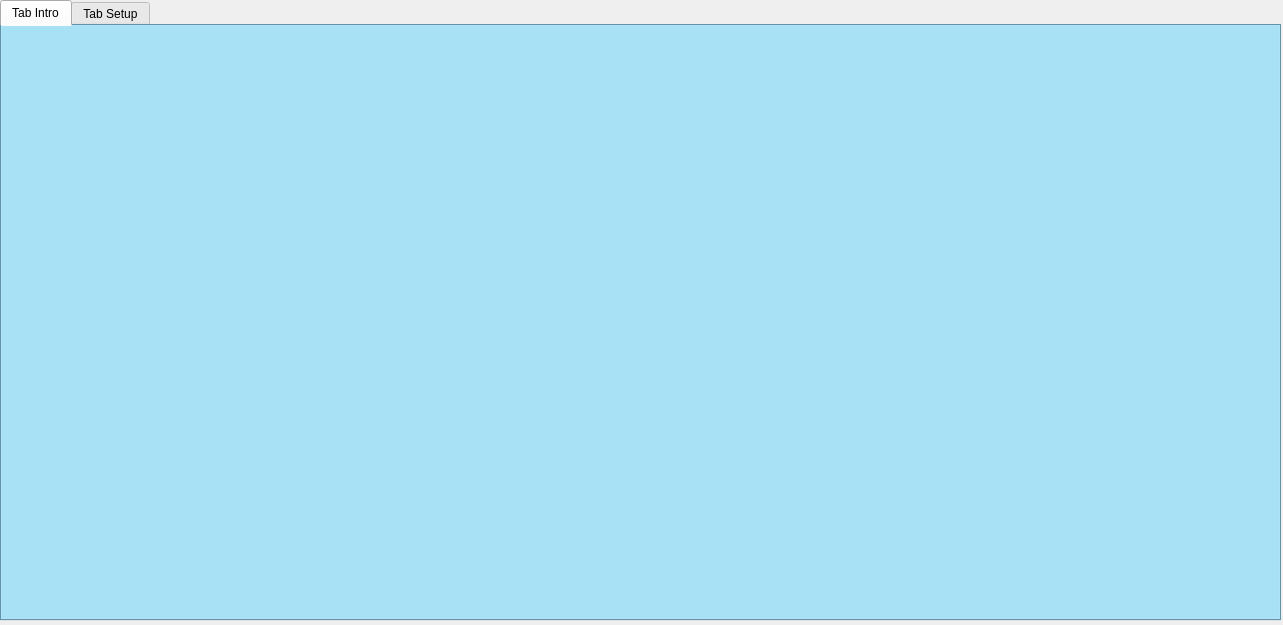
<?xml version="1.0" encoding="UTF-8"?>
<ui version="4.0">
 <class>MainWindow</class>
 <widget class="QMainWindow" name="MainWindow">
  <property name="geometry">
   <rect>
    <x>0</x>
    <y>0</y>
    <width>1283</width>
    <height>625</height>
   </rect>
  </property>
  <property name="windowTitle">
   <string>MainWindow</string>
  </property>
  <property name="layoutDirection">
   <enum>Qt::LeftToRight</enum>
  </property>
  <property name="styleSheet">
   <string notr="true"/>
  </property>
  <property name="unifiedTitleAndToolBarOnMac">
   <bool>false</bool>
  </property>
  <widget class="QWidget" name="centralwidget">
   <widget class="QTabWidget" name="tabWidget">
    <property name="enabled">
     <bool>true</bool>
    </property>
    <property name="geometry">
     <rect>
      <x>0</x>
      <y>0</y>
      <width>1281</width>
      <height>621</height>
     </rect>
    </property>
    <property name="layoutDirection">
     <enum>Qt::LeftToRight</enum>
    </property>
    <property name="styleSheet">
     <string notr="true">QTabWidget{
background-color: #87ceeb;
}</string>
    </property>
    <property name="currentIndex">
     <number>0</number>
    </property>
    <widget class="QWidget" name="tabIntro">
     <attribute name="title">
      <string>Tab Intro</string>
     </attribute>
     <widget class="QLabel" name="label">
      <property name="geometry">
       <rect>
        <x>12</x>
        <y>0</y>
        <width>1251</width>
        <height>591</height>
       </rect>
      </property>
      <property name="text">
       <string/>
      </property>
      <property name="pixmap">
       <pixmap>start3.png</pixmap>
      </property>
     </widget>
    </widget>
    <widget class="QWidget" name="tabExe">
     <attribute name="title">
      <string>Tab Setup</string>
     </attribute>
     <widget class="QGroupBox" name="groupBox_control_2">
      <property name="geometry">
       <rect>
        <x>0</x>
        <y>0</y>
        <width>261</width>
        <height>431</height>
       </rect>
      </property>
      <property name="font">
       <font>
        <pointsize>12</pointsize>
        <weight>50</weight>
        <bold>false</bold>
       </font>
      </property>
      <property name="title">
       <string>SETUP COM PORT</string>
      </property>
      <property name="alignment">
       <set>Qt::AlignCenter</set>
      </property>
      <widget class="QPushButton" name="pushButton_connect">
       <property name="geometry">
        <rect>
         <x>10</x>
         <y>380</y>
         <width>101</width>
         <height>41</height>
        </rect>
       </property>
       <property name="font">
        <font>
         <pointsize>12</pointsize>
         <weight>50</weight>
         <bold>false</bold>
        </font>
       </property>
       <property name="styleSheet">
        <string notr="true">QPushButton{
border-radius: 10px;
background-color: #ffa500;
}

QPushButton:pressed {
    padding-top: 5px;
    padding-left: 5px;
}
</string>
       </property>
       <property name="text">
        <string>Connect</string>
       </property>
       <property name="autoDefault">
        <bool>false</bool>
       </property>
       <property name="default">
        <bool>false</bool>
       </property>
       <property name="flat">
        <bool>false</bool>
       </property>
      </widget>
      <widget class="QPushButton" name="pushButton_disconnect">
       <property name="geometry">
        <rect>
         <x>140</x>
         <y>380</y>
         <width>111</width>
         <height>41</height>
        </rect>
       </property>
       <property name="font">
        <font>
         <pointsize>12</pointsize>
         <weight>50</weight>
         <bold>false</bold>
        </font>
       </property>
       <property name="styleSheet">
        <string notr="true">QPushButton{
border-radius: 10px;
background-color: #ff4500;
}

QPushButton:pressed {
    padding-top: 5px;
    padding-left: 5px;
}
</string>
       </property>
       <property name="text">
        <string>Disconnect</string>
       </property>
       <property name="flat">
        <bool>false</bool>
       </property>
      </widget>
      <widget class="QLabel" name="label_15">
       <property name="geometry">
        <rect>
         <x>20</x>
         <y>50</y>
         <width>101</width>
         <height>16</height>
        </rect>
       </property>
       <property name="font">
        <font>
         <pointsize>12</pointsize>
        </font>
       </property>
       <property name="text">
        <string>Com Port</string>
       </property>
      </widget>
      <widget class="QComboBox" name="comboBox_comPort">
       <property name="geometry">
        <rect>
         <x>130</x>
         <y>40</y>
         <width>121</width>
         <height>41</height>
        </rect>
       </property>
       <property name="font">
        <font>
         <pointsize>12</pointsize>
        </font>
       </property>
       <property name="styleSheet">
        <string notr="true"/>
       </property>
      </widget>
      <widget class="QLabel" name="label_16">
       <property name="geometry">
        <rect>
         <x>20</x>
         <y>110</y>
         <width>101</width>
         <height>16</height>
        </rect>
       </property>
       <property name="font">
        <font>
         <pointsize>12</pointsize>
        </font>
       </property>
       <property name="text">
        <string>Baud Rate</string>
       </property>
      </widget>
      <widget class="QComboBox" name="comboBox_baudRate">
       <property name="geometry">
        <rect>
         <x>130</x>
         <y>100</y>
         <width>121</width>
         <height>41</height>
        </rect>
       </property>
       <property name="font">
        <font>
         <pointsize>12</pointsize>
        </font>
       </property>
       <property name="styleSheet">
        <string notr="true"/>
       </property>
       <property name="editable">
        <bool>false</bool>
       </property>
       <item>
        <property name="text">
         <string>4800 </string>
        </property>
       </item>
       <item>
        <property name="text">
         <string>9600</string>
        </property>
       </item>
       <item>
        <property name="text">
         <string>14400 </string>
        </property>
       </item>
       <item>
        <property name="text">
         <string>19200</string>
        </property>
       </item>
       <item>
        <property name="text">
         <string>115200</string>
        </property>
       </item>
      </widget>
      <widget class="QLabel" name="label_17">
       <property name="geometry">
        <rect>
         <x>20</x>
         <y>340</y>
         <width>101</width>
         <height>16</height>
        </rect>
       </property>
       <property name="font">
        <font>
         <pointsize>12</pointsize>
        </font>
       </property>
       <property name="text">
        <string>State</string>
       </property>
      </widget>
      <widget class="QLabel" name="label_state">
       <property name="geometry">
        <rect>
         <x>170</x>
         <y>340</y>
         <width>51</width>
         <height>16</height>
        </rect>
       </property>
       <property name="font">
        <font>
         <pointsize>12</pointsize>
         <weight>50</weight>
         <bold>false</bold>
        </font>
       </property>
       <property name="text">
        <string>OFF</string>
       </property>
      </widget>
      <widget class="QComboBox" name="comboBox_dataBits">
       <property name="geometry">
        <rect>
         <x>130</x>
         <y>160</y>
         <width>121</width>
         <height>41</height>
        </rect>
       </property>
       <property name="font">
        <font>
         <pointsize>12</pointsize>
        </font>
       </property>
       <property name="editable">
        <bool>false</bool>
       </property>
       <item>
        <property name="text">
         <string>5</string>
        </property>
       </item>
       <item>
        <property name="text">
         <string>6</string>
        </property>
       </item>
       <item>
        <property name="text">
         <string>7</string>
        </property>
       </item>
       <item>
        <property name="text">
         <string>8</string>
        </property>
       </item>
      </widget>
      <widget class="QLabel" name="label_18">
       <property name="geometry">
        <rect>
         <x>20</x>
         <y>170</y>
         <width>101</width>
         <height>16</height>
        </rect>
       </property>
       <property name="font">
        <font>
         <pointsize>12</pointsize>
        </font>
       </property>
       <property name="text">
        <string>Data Size</string>
       </property>
      </widget>
      <widget class="QLabel" name="label_29">
       <property name="geometry">
        <rect>
         <x>20</x>
         <y>220</y>
         <width>101</width>
         <height>31</height>
        </rect>
       </property>
       <property name="font">
        <font>
         <pointsize>12</pointsize>
        </font>
       </property>
       <property name="text">
        <string>Parity</string>
       </property>
      </widget>
      <widget class="QComboBox" name="comboBox_parity">
       <property name="geometry">
        <rect>
         <x>130</x>
         <y>220</y>
         <width>121</width>
         <height>41</height>
        </rect>
       </property>
       <property name="font">
        <font>
         <pointsize>12</pointsize>
        </font>
       </property>
       <property name="editable">
        <bool>false</bool>
       </property>
       <item>
        <property name="text">
         <string>None</string>
        </property>
       </item>
       <item>
        <property name="text">
         <string>Even</string>
        </property>
       </item>
       <item>
        <property name="text">
         <string>Odd</string>
        </property>
       </item>
      </widget>
      <widget class="QLabel" name="label_30">
       <property name="geometry">
        <rect>
         <x>20</x>
         <y>280</y>
         <width>101</width>
         <height>31</height>
        </rect>
       </property>
       <property name="font">
        <font>
         <pointsize>12</pointsize>
        </font>
       </property>
       <property name="text">
        <string>Stop Bits</string>
       </property>
      </widget>
      <widget class="QComboBox" name="comboBox_stopBits">
       <property name="geometry">
        <rect>
         <x>130</x>
         <y>280</y>
         <width>121</width>
         <height>41</height>
        </rect>
       </property>
       <property name="font">
        <font>
         <pointsize>12</pointsize>
        </font>
       </property>
       <property name="editable">
        <bool>false</bool>
       </property>
       <item>
        <property name="text">
         <string>1</string>
        </property>
       </item>
       <item>
        <property name="text">
         <string>1.5</string>
        </property>
       </item>
       <item>
        <property name="text">
         <string>2</string>
        </property>
       </item>
      </widget>
     </widget>
     <widget class="QGroupBox" name="groupBox_control">
      <property name="geometry">
       <rect>
        <x>0</x>
        <y>440</y>
        <width>261</width>
        <height>151</height>
       </rect>
      </property>
      <property name="font">
       <font>
        <pointsize>12</pointsize>
       </font>
      </property>
      <property name="title">
       <string>CONTROL</string>
      </property>
      <property name="alignment">
       <set>Qt::AlignCenter</set>
      </property>
      <widget class="QPushButton" name="pushButton_run">
       <property name="geometry">
        <rect>
         <x>10</x>
         <y>40</y>
         <width>101</width>
         <height>41</height>
        </rect>
       </property>
       <property name="font">
        <font>
         <pointsize>12</pointsize>
        </font>
       </property>
       <property name="styleSheet">
        <string notr="true">QPushButton{
border-radius: 10px;
background-color: #00ffff;
}

QPushButton:pressed {
    padding-top: 5px;
    padding-left: 5px;
}
</string>
       </property>
       <property name="text">
        <string>RUN</string>
       </property>
       <property name="flat">
        <bool>false</bool>
       </property>
      </widget>
      <widget class="QPushButton" name="pushButton_stop">
       <property name="geometry">
        <rect>
         <x>150</x>
         <y>40</y>
         <width>101</width>
         <height>41</height>
        </rect>
       </property>
       <property name="font">
        <font>
         <pointsize>12</pointsize>
        </font>
       </property>
       <property name="styleSheet">
        <string notr="true">
QPushButton{
border-radius: 10px;
background-color: #00ffff;
}

QPushButton:pressed {
    padding-top: 5px;
    padding-left: 5px;
}
</string>
       </property>
       <property name="text">
        <string>STOP</string>
       </property>
      </widget>
      <widget class="QPushButton" name="pushButton_setHome">
       <property name="geometry">
        <rect>
         <x>10</x>
         <y>100</y>
         <width>101</width>
         <height>41</height>
        </rect>
       </property>
       <property name="font">
        <font>
         <pointsize>12</pointsize>
        </font>
       </property>
       <property name="styleSheet">
        <string notr="true">
QPushButton{
border-radius: 10px;
background-color: #00ffff;
}

QPushButton:pressed {
    padding-top: 5px;
    padding-left: 5px;
}
</string>
       </property>
       <property name="text">
        <string>SET HOME</string>
       </property>
      </widget>
      <widget class="QPushButton" name="pushButton_reset">
       <property name="geometry">
        <rect>
         <x>150</x>
         <y>100</y>
         <width>101</width>
         <height>41</height>
        </rect>
       </property>
       <property name="font">
        <font>
         <pointsize>12</pointsize>
        </font>
       </property>
       <property name="styleSheet">
        <string notr="true">
QPushButton{
border-radius: 10px;
background-color: #00ffff;
}

QPushButton:pressed {
    padding-top: 5px;
    padding-left: 5px;
}
</string>
       </property>
       <property name="text">
        <string>RESET</string>
       </property>
      </widget>
     </widget>
     <widget class="QGroupBox" name="groupBox_FK_3">
      <property name="enabled">
       <bool>true</bool>
      </property>
      <property name="geometry">
       <rect>
        <x>270</x>
        <y>0</y>
        <width>491</width>
        <height>91</height>
       </rect>
      </property>
      <property name="maximumSize">
       <size>
        <width>16777210</width>
        <height>16777210</height>
       </size>
      </property>
      <property name="font">
       <font>
        <pointsize>12</pointsize>
        <weight>50</weight>
        <bold>false</bold>
       </font>
      </property>
      <property name="layoutDirection">
       <enum>Qt::LeftToRight</enum>
      </property>
      <property name="title">
       <string>Data Details</string>
      </property>
      <property name="alignment">
       <set>Qt::AlignCenter</set>
      </property>
      <property name="flat">
       <bool>false</bool>
      </property>
      <property name="checkable">
       <bool>false</bool>
      </property>
      <widget class="QLineEdit" name="lineEdit_sent_data">
       <property name="geometry">
        <rect>
         <x>110</x>
         <y>40</y>
         <width>231</width>
         <height>31</height>
        </rect>
       </property>
       <property name="font">
        <font>
         <pointsize>12</pointsize>
        </font>
       </property>
       <property name="styleSheet">
        <string notr="true">QLineEdit{
border: 2px solid rgb(0, 0, 0);
border-radius: 10px;
}</string>
       </property>
       <property name="text">
        <string/>
       </property>
       <property name="readOnly">
        <bool>true</bool>
       </property>
       <property name="placeholderText">
        <string/>
       </property>
      </widget>
      <widget class="QLabel" name="label_37">
       <property name="geometry">
        <rect>
         <x>10</x>
         <y>40</y>
         <width>101</width>
         <height>31</height>
        </rect>
       </property>
       <property name="font">
        <font>
         <pointsize>12</pointsize>
        </font>
       </property>
       <property name="text">
        <string>&lt;html&gt;&lt;head/&gt;&lt;body&gt;&lt;p&gt;Sent Data&lt;/p&gt;&lt;/body&gt;&lt;/html&gt;</string>
       </property>
      </widget>
      <widget class="QLineEdit" name="lineEdit_sent_length">
       <property name="geometry">
        <rect>
         <x>360</x>
         <y>40</y>
         <width>61</width>
         <height>31</height>
        </rect>
       </property>
       <property name="font">
        <font>
         <pointsize>12</pointsize>
        </font>
       </property>
       <property name="styleSheet">
        <string notr="true">QLineEdit{
border: 2px solid rgb(0, 0, 0);
border-radius: 10px;
}</string>
       </property>
       <property name="text">
        <string/>
       </property>
       <property name="readOnly">
        <bool>true</bool>
       </property>
       <property name="placeholderText">
        <string/>
       </property>
      </widget>
      <widget class="QLabel" name="label_50">
       <property name="geometry">
        <rect>
         <x>430</x>
         <y>40</y>
         <width>51</width>
         <height>31</height>
        </rect>
       </property>
       <property name="font">
        <font>
         <pointsize>12</pointsize>
        </font>
       </property>
       <property name="text">
        <string>&lt;html&gt;&lt;head/&gt;&lt;body&gt;&lt;p&gt;Bytes&lt;/p&gt;&lt;/body&gt;&lt;/html&gt;</string>
       </property>
      </widget>
     </widget>
     <widget class="QGroupBox" name="groupBox_KINEMATIC">
      <property name="enabled">
       <bool>true</bool>
      </property>
      <property name="geometry">
       <rect>
        <x>270</x>
        <y>100</y>
        <width>491</width>
        <height>241</height>
       </rect>
      </property>
      <property name="maximumSize">
       <size>
        <width>16777210</width>
        <height>16777210</height>
       </size>
      </property>
      <property name="font">
       <font>
        <pointsize>12</pointsize>
        <weight>50</weight>
        <bold>false</bold>
       </font>
      </property>
      <property name="layoutDirection">
       <enum>Qt::LeftToRight</enum>
      </property>
      <property name="title">
       <string>KINEMATIC</string>
      </property>
      <property name="alignment">
       <set>Qt::AlignCenter</set>
      </property>
      <property name="flat">
       <bool>false</bool>
      </property>
      <property name="checkable">
       <bool>false</bool>
      </property>
      <widget class="QPushButton" name="pushButton_FK">
       <property name="geometry">
        <rect>
         <x>380</x>
         <y>70</y>
         <width>101</width>
         <height>41</height>
        </rect>
       </property>
       <property name="font">
        <font>
         <pointsize>12</pointsize>
        </font>
       </property>
       <property name="styleSheet">
        <string notr="true">QPushButton{
border-radius: 10px;
background-color: #00ffff;
}

QPushButton:pressed {
    padding-top: 5px;
    padding-left: 5px;
}
</string>
       </property>
       <property name="text">
        <string>FORWARD</string>
       </property>
      </widget>
      <widget class="QLabel" name="label_19">
       <property name="geometry">
        <rect>
         <x>10</x>
         <y>40</y>
         <width>81</width>
         <height>31</height>
        </rect>
       </property>
       <property name="font">
        <font>
         <pointsize>12</pointsize>
        </font>
       </property>
       <property name="text">
        <string>&lt;html&gt;&lt;head/&gt;&lt;body&gt;&lt;p&gt;Theta 1&lt;/p&gt;&lt;/body&gt;&lt;/html&gt;</string>
       </property>
      </widget>
      <widget class="QLabel" name="label_4">
       <property name="geometry">
        <rect>
         <x>220</x>
         <y>40</y>
         <width>31</width>
         <height>31</height>
        </rect>
       </property>
       <property name="font">
        <font>
         <pointsize>12</pointsize>
        </font>
       </property>
       <property name="text">
        <string>&lt;html&gt;&lt;head/&gt;&lt;body&gt;&lt;p&gt;Px&lt;/p&gt;&lt;/body&gt;&lt;/html&gt;</string>
       </property>
      </widget>
      <widget class="QLineEdit" name="lineEdit_theta3">
       <property name="geometry">
        <rect>
         <x>90</x>
         <y>180</y>
         <width>101</width>
         <height>41</height>
        </rect>
       </property>
       <property name="font">
        <font>
         <pointsize>12</pointsize>
        </font>
       </property>
       <property name="styleSheet">
        <string notr="true">QLineEdit{
border: 2px solid rgb(0, 0, 0);
border-radius: 10px;
}</string>
       </property>
       <property name="text">
        <string/>
       </property>
      </widget>
      <widget class="QLineEdit" name="lineEdit_theta2">
       <property name="geometry">
        <rect>
         <x>90</x>
         <y>110</y>
         <width>101</width>
         <height>41</height>
        </rect>
       </property>
       <property name="font">
        <font>
         <pointsize>12</pointsize>
        </font>
       </property>
       <property name="styleSheet">
        <string notr="true">QLineEdit{
border: 2px solid rgb(0, 0, 0);
border-radius: 10px;
}</string>
       </property>
       <property name="text">
        <string/>
       </property>
      </widget>
      <widget class="QLineEdit" name="lineEdit_theta1">
       <property name="geometry">
        <rect>
         <x>90</x>
         <y>40</y>
         <width>101</width>
         <height>41</height>
        </rect>
       </property>
       <property name="font">
        <font>
         <pointsize>12</pointsize>
        </font>
       </property>
       <property name="styleSheet">
        <string notr="true">QLineEdit{
border: 2px solid rgb(0, 0, 0);
border-radius: 10px;
}</string>
       </property>
       <property name="text">
        <string/>
       </property>
       <property name="placeholderText">
        <string/>
       </property>
      </widget>
      <widget class="QLineEdit" name="lineEdit_Px">
       <property name="geometry">
        <rect>
         <x>250</x>
         <y>40</y>
         <width>101</width>
         <height>41</height>
        </rect>
       </property>
       <property name="font">
        <font>
         <pointsize>12</pointsize>
        </font>
       </property>
       <property name="styleSheet">
        <string notr="true">QLineEdit{
border: 2px solid rgb(0, 0, 0);
border-radius: 10px;
}</string>
       </property>
       <property name="text">
        <string/>
       </property>
      </widget>
      <widget class="QLabel" name="label_21">
       <property name="geometry">
        <rect>
         <x>10</x>
         <y>180</y>
         <width>81</width>
         <height>31</height>
        </rect>
       </property>
       <property name="font">
        <font>
         <pointsize>12</pointsize>
        </font>
       </property>
       <property name="text">
        <string>&lt;html&gt;&lt;head/&gt;&lt;body&gt;&lt;p&gt;Theta 3&lt;/p&gt;&lt;/body&gt;&lt;/html&gt;</string>
       </property>
      </widget>
      <widget class="QLabel" name="label_20">
       <property name="geometry">
        <rect>
         <x>10</x>
         <y>110</y>
         <width>81</width>
         <height>31</height>
        </rect>
       </property>
       <property name="font">
        <font>
         <pointsize>12</pointsize>
        </font>
       </property>
       <property name="text">
        <string>&lt;html&gt;&lt;head/&gt;&lt;body&gt;&lt;p&gt;Theta 2&lt;/p&gt;&lt;/body&gt;&lt;/html&gt;</string>
       </property>
      </widget>
      <widget class="QLabel" name="label_5">
       <property name="geometry">
        <rect>
         <x>220</x>
         <y>180</y>
         <width>31</width>
         <height>31</height>
        </rect>
       </property>
       <property name="font">
        <font>
         <pointsize>12</pointsize>
        </font>
       </property>
       <property name="text">
        <string>&lt;html&gt;&lt;head/&gt;&lt;body&gt;&lt;p&gt;Pz&lt;/p&gt;&lt;/body&gt;&lt;/html&gt;</string>
       </property>
      </widget>
      <widget class="QLineEdit" name="lineEdit_Pz">
       <property name="geometry">
        <rect>
         <x>250</x>
         <y>180</y>
         <width>101</width>
         <height>41</height>
        </rect>
       </property>
       <property name="font">
        <font>
         <pointsize>12</pointsize>
        </font>
       </property>
       <property name="styleSheet">
        <string notr="true">QLineEdit{
border: 2px solid rgb(0, 0, 0);
border-radius: 10px;
}</string>
       </property>
       <property name="text">
        <string/>
       </property>
      </widget>
      <widget class="QLabel" name="label_6">
       <property name="geometry">
        <rect>
         <x>220</x>
         <y>110</y>
         <width>31</width>
         <height>31</height>
        </rect>
       </property>
       <property name="font">
        <font>
         <pointsize>12</pointsize>
        </font>
       </property>
       <property name="text">
        <string>&lt;html&gt;&lt;head/&gt;&lt;body&gt;&lt;p&gt;Py&lt;/p&gt;&lt;/body&gt;&lt;/html&gt;</string>
       </property>
      </widget>
      <widget class="QLineEdit" name="lineEdit_Py">
       <property name="geometry">
        <rect>
         <x>250</x>
         <y>110</y>
         <width>101</width>
         <height>41</height>
        </rect>
       </property>
       <property name="font">
        <font>
         <pointsize>12</pointsize>
        </font>
       </property>
       <property name="styleSheet">
        <string notr="true">QLineEdit{
border: 2px solid rgb(0, 0, 0);
border-radius: 10px;
}</string>
       </property>
       <property name="text">
        <string/>
       </property>
      </widget>
      <widget class="QPushButton" name="pushButton_IK">
       <property name="geometry">
        <rect>
         <x>380</x>
         <y>150</y>
         <width>101</width>
         <height>41</height>
        </rect>
       </property>
       <property name="font">
        <font>
         <pointsize>12</pointsize>
        </font>
       </property>
       <property name="styleSheet">
        <string notr="true">QPushButton{
border-radius: 10px;
background-color: #00ffff;
}

QPushButton:pressed {
    padding-top: 5px;
    padding-left: 5px;
}
</string>
       </property>
       <property name="text">
        <string>INVERSE</string>
       </property>
       <property name="flat">
        <bool>false</bool>
       </property>
      </widget>
     </widget>
     <widget class="QGroupBox" name="groupBox_KINEMATIC_2">
      <property name="enabled">
       <bool>true</bool>
      </property>
      <property name="geometry">
       <rect>
        <x>770</x>
        <y>0</y>
        <width>501</width>
        <height>451</height>
       </rect>
      </property>
      <property name="maximumSize">
       <size>
        <width>16777210</width>
        <height>16777210</height>
       </size>
      </property>
      <property name="font">
       <font>
        <pointsize>12</pointsize>
        <weight>50</weight>
        <bold>false</bold>
       </font>
      </property>
      <property name="layoutDirection">
       <enum>Qt::LeftToRight</enum>
      </property>
      <property name="title">
       <string>CAMERA</string>
      </property>
      <property name="alignment">
       <set>Qt::AlignCenter</set>
      </property>
      <property name="flat">
       <bool>false</bool>
      </property>
      <property name="checkable">
       <bool>false</bool>
      </property>
      <widget class="QLabel" name="label_camera">
       <property name="geometry">
        <rect>
         <x>10</x>
         <y>30</y>
         <width>480</width>
         <height>360</height>
        </rect>
       </property>
       <property name="styleSheet">
        <string notr="true">background-color: rgb(0, 0, 0);</string>
       </property>
       <property name="text">
        <string/>
       </property>
      </widget>
      <widget class="QPushButton" name="pushButton_on_camera">
       <property name="geometry">
        <rect>
         <x>30</x>
         <y>400</y>
         <width>131</width>
         <height>41</height>
        </rect>
       </property>
       <property name="font">
        <font>
         <pointsize>12</pointsize>
        </font>
       </property>
       <property name="styleSheet">
        <string notr="true">QPushButton{
border-radius: 10px;
background-color: #00ffff;
}

QPushButton:pressed {
    padding-top: 5px;
    padding-left: 5px;
}
</string>
       </property>
       <property name="text">
        <string>ON CAMERA</string>
       </property>
       <property name="flat">
        <bool>false</bool>
       </property>
      </widget>
      <widget class="QPushButton" name="pushButton_off_camera">
       <property name="geometry">
        <rect>
         <x>340</x>
         <y>400</y>
         <width>131</width>
         <height>41</height>
        </rect>
       </property>
       <property name="font">
        <font>
         <pointsize>12</pointsize>
        </font>
       </property>
       <property name="styleSheet">
        <string notr="true">QPushButton{
border-radius: 10px;
background-color: #00ffff;
}

QPushButton:pressed {
    padding-top: 5px;
    padding-left: 5px;
}
</string>
       </property>
       <property name="text">
        <string>OFF CAMERA</string>
       </property>
       <property name="flat">
        <bool>false</bool>
       </property>
      </widget>
     </widget>
     <widget class="QGroupBox" name="groupBox_control_3">
      <property name="geometry">
       <rect>
        <x>370</x>
        <y>360</y>
        <width>261</width>
        <height>101</height>
       </rect>
      </property>
      <property name="font">
       <font>
        <pointsize>12</pointsize>
       </font>
      </property>
      <property name="title">
       <string>MODE</string>
      </property>
      <property name="alignment">
       <set>Qt::AlignCenter</set>
      </property>
      <widget class="QPushButton" name="pushButton_run_2">
       <property name="geometry">
        <rect>
         <x>10</x>
         <y>40</y>
         <width>101</width>
         <height>41</height>
        </rect>
       </property>
       <property name="font">
        <font>
         <pointsize>12</pointsize>
        </font>
       </property>
       <property name="styleSheet">
        <string notr="true">QPushButton{
border-radius: 10px;
background-color: #00ffff;
}

QPushButton:pressed {
    padding-top: 5px;
    padding-left: 5px;
}
</string>
       </property>
       <property name="text">
        <string>AUTO</string>
       </property>
       <property name="flat">
        <bool>false</bool>
       </property>
      </widget>
      <widget class="QPushButton" name="pushButton_stop_2">
       <property name="geometry">
        <rect>
         <x>150</x>
         <y>40</y>
         <width>101</width>
         <height>41</height>
        </rect>
       </property>
       <property name="font">
        <font>
         <pointsize>12</pointsize>
        </font>
       </property>
       <property name="styleSheet">
        <string notr="true">
QPushButton{
border-radius: 10px;
background-color: #00ffff;
}

QPushButton:pressed {
    padding-top: 5px;
    padding-left: 5px;
}
</string>
       </property>
       <property name="text">
        <string>MANUAL</string>
       </property>
      </widget>
     </widget>
     <widget class="QGroupBox" name="groupBox_control_4">
      <property name="geometry">
       <rect>
        <x>920</x>
        <y>450</y>
        <width>221</width>
        <height>141</height>
       </rect>
      </property>
      <property name="font">
       <font>
        <pointsize>12</pointsize>
       </font>
      </property>
      <property name="title">
       <string>COUNTER</string>
      </property>
      <property name="alignment">
       <set>Qt::AlignCenter</set>
      </property>
      <widget class="QLabel" name="label_22">
       <property name="geometry">
        <rect>
         <x>30</x>
         <y>30</y>
         <width>61</width>
         <height>31</height>
        </rect>
       </property>
       <property name="font">
        <font>
         <pointsize>12</pointsize>
        </font>
       </property>
       <property name="text">
        <string>&lt;html&gt;&lt;head/&gt;&lt;body&gt;&lt;p&gt;Bottle&lt;/p&gt;&lt;/body&gt;&lt;/html&gt;</string>
       </property>
      </widget>
      <widget class="QLabel" name="label_23">
       <property name="geometry">
        <rect>
         <x>30</x>
         <y>90</y>
         <width>61</width>
         <height>31</height>
        </rect>
       </property>
       <property name="font">
        <font>
         <pointsize>12</pointsize>
        </font>
       </property>
       <property name="text">
        <string>&lt;html&gt;&lt;head/&gt;&lt;body&gt;&lt;p&gt;Can&lt;/p&gt;&lt;/body&gt;&lt;/html&gt;</string>
       </property>
      </widget>
      <widget class="QLineEdit" name="lineEdit_counter_bottle">
       <property name="geometry">
        <rect>
         <x>120</x>
         <y>30</y>
         <width>81</width>
         <height>41</height>
        </rect>
       </property>
       <property name="font">
        <font>
         <pointsize>12</pointsize>
        </font>
       </property>
       <property name="styleSheet">
        <string notr="true">QLineEdit{
border: 2px solid rgb(0, 0, 0);
border-radius: 10px;
}</string>
       </property>
       <property name="text">
        <string/>
       </property>
       <property name="placeholderText">
        <string/>
       </property>
      </widget>
      <widget class="QLineEdit" name="lineEdit_counter_can">
       <property name="geometry">
        <rect>
         <x>120</x>
         <y>90</y>
         <width>81</width>
         <height>41</height>
        </rect>
       </property>
       <property name="font">
        <font>
         <pointsize>12</pointsize>
        </font>
       </property>
       <property name="styleSheet">
        <string notr="true">QLineEdit{
border: 2px solid rgb(0, 0, 0);
border-radius: 10px;
}</string>
       </property>
       <property name="text">
        <string/>
       </property>
      </widget>
     </widget>
    </widget>
   </widget>
  </widget>
 </widget>
 <tabstops>
  <tabstop>tabWidget</tabstop>
 </tabstops>
 <resources/>
 <connections/>
</ui>
